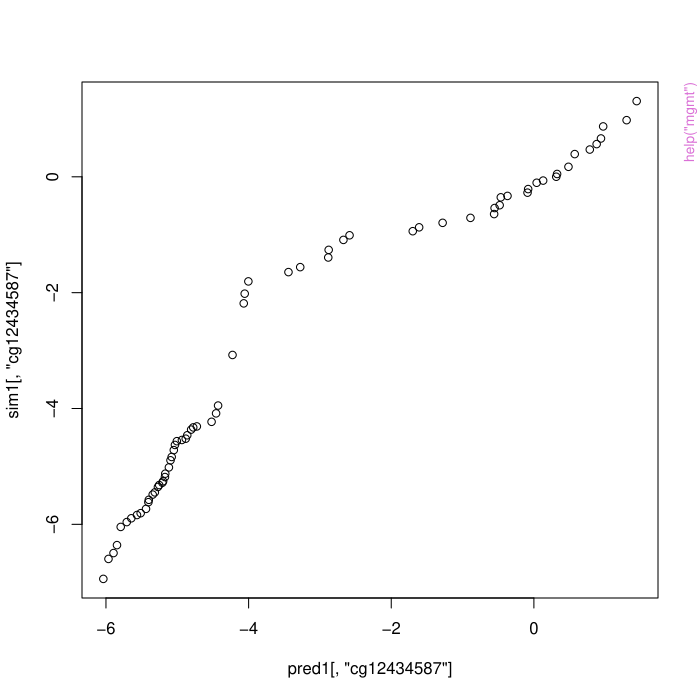

This chart was generated by the following R code:
pkgname <- "mgmtstp27"
source(file.path(R.home("share"), "R", "examples-header.R"))
options(warn = 1)
options(pager = "console")
library('mgmtstp27')

base::assign(".oldSearch", base::search(), pos = 'CheckExEnv')
base::assign(".old_wd", base::getwd(), pos = 'CheckExEnv')
cleanEx()
nameEx("MGMTSTP27")
### * MGMTSTP27

flush(stderr()); flush(stdout())

### Name: MGMTSTP27
### Title: Model to predict MGMTSTP27
### Aliases: MGMTSTP27
### Keywords: datasets

### ** Examples

data(MGMTSTP27)
MGMTSTP27
# maximization of good classification
MGMTSTP27$perf1
# balance amon specificity and sensitivity
MGMTSTP27$perf2



cleanEx()
nameEx("gbm")
### * gbm

flush(stderr()); flush(stdout())

### Name: gbm
### Title: DNA methylation of MGMT promoter region from Infinium HM-450k
###   and HM-27K platforms
### Aliases: gbm NCHgbm450 TCGAgbm27
### Keywords: datasets

### ** Examples

# table S3 (bady et al 2012)
data(NCHgbm450)
head(NCHgbm450)
# table S4 (bady et al 2012)
data(TCGAgbm27)
head(TCGAgbm27)



cleanEx()
nameEx("mgmt")
### * mgmt

flush(stderr()); flush(stdout())

### Name: mgmt
### Title: set of tools related to prediction of the DNA methylation of
###   MGMT promoter.
### Aliases: MGMTpredict MGMTsim MGMTqc MGMTqc.pop MGMTqc.single
### Keywords: mgmt

### ** Examples

data(MGMTSTP27)
training1 <- MGMTSTP27$data
pred1 <- MGMTpredict(training1)
sim1 <- MGMTsim(n=100,newdata=pred1) 
qqplot(pred1[,"cg12434587"],sim1[,"cg12434587"])
MGMTqc.pop(pred1)



### * <FOOTER>
###
cleanEx()
options(digits = 7L)
base::cat("Time elapsed: ", proc.time() - base::get("ptime", pos = 'CheckExEnv'),"\n")
grDevices::dev.off()
###
### Local variables: ***
### mode: outline-minor ***
### outline-regexp: "\\(> \\)?### [*]+" ***
### End: ***
quit('no')
